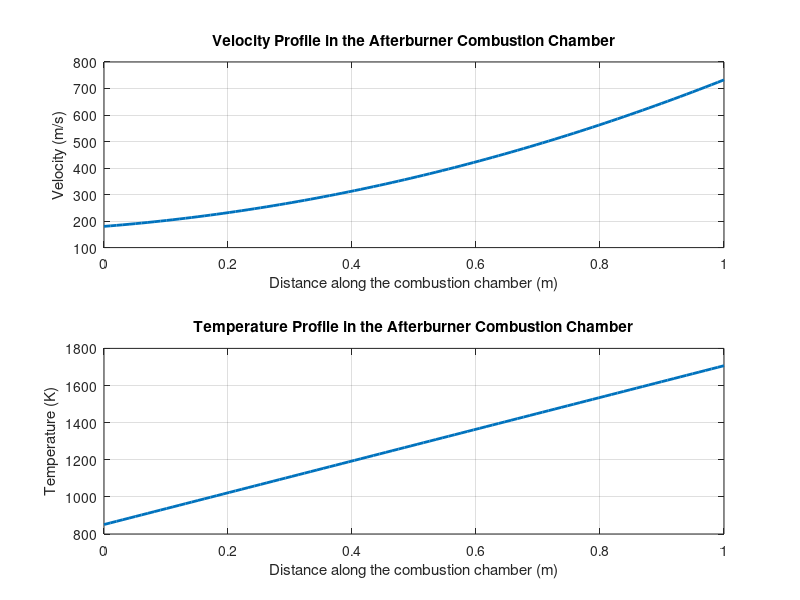

Recreate this plot in MATLAB.
%% Combustion Chamber of an Afterburner (With Velocity Profile)
clear; clc;
% Constants
R = 287.05; % Specific gas constant for air (J/kg·K)
T_air_inlet = 851; % Inlet air temperature (K)
P_air_inlet = 101325; % Inlet air pressure (Pa)
m_dot_air = 0.5; % Mass flow rate of air (kg/s)
m_dot_fuel = 0.01; % Mass flow rate of fuel (kg/s) (Kerosene)

% Chemical reaction: C12H26 + 18.5 O2 -> 12 CO2 + 13 H2O
fuel_formula = 'C12H26';  % Kerosene

% Fuel properties
% We assume Jet-A (C12H26) molecular weight is approximately 170 g/mol
M_fuel = 170 / 1000;  % Molar mass of kerosene (kg/mol)

% Oxygen-to-fuel mass ratio (stoichiometric)
O2_to_fuel = 18.5 * (32 / 170);  % Mass of O2 per mass of fuel (kg O2/kg fuel)

% Air-fuel equivalence ratio (stoichiometric ratio: 1, can vary for excess air)
equivalence_ratio = 1; 

% Calculate fuel-to-air ratio
m_dot_O2 = O2_to_fuel * m_dot_fuel;  % Mass flow rate of O2 (kg/s)
m_dot_N2 = 0.79 * m_dot_air;         % Mass flow rate of N2 (kg/s) (air is 21% O2, 79% N2)

% Reaction products (simplified)
% For stoichiometric combustion:
m_dot_CO2 = 12 * m_dot_fuel;  % Mass flow rate of CO2 (kg/s)
m_dot_H2O = 13 * m_dot_fuel;  % Mass flow rate of H2O (kg/s)

% Exit temperature (simplified energy balance)
% Assuming complete combustion and no heat losses:
Cp_air = 1005; % Specific heat capacity of air (J/kg·K)
Cp_CO2 = 846;  % Specific heat capacity of CO2 (J/kg·K)
Cp_H2O = 1850; % Specific heat capacity of H2O (J/kg·K)

% Energy balance:
LHV_fuel = 43e6; % Lower Heating Value of kerosene (J/kg)

Q_combustion = m_dot_fuel * LHV_fuel; % Total energy released (J/s)

% Assume the temperature rise in the combustion chamber
T_exit = T_air_inlet + (Q_combustion / (m_dot_air * Cp_air));  % Approximate exit temperature

% Velocity Profile Calculation

% Inlet velocity calculation
% Using ideal gas law: p = rho * R * T, so rho = p / (R * T)
rho_air_inlet = P_air_inlet / (R * T_air_inlet); % Air density (kg/m^3)
A_chamber = 0.0033; % Assume a constant cross-sectional area of combustion chamber (m^2)

% Velocity at the inlet (m/s), using continuity equation: v = m_dot / (rho * A)
v_inlet = 180;

% Exit velocity calculation
% Assuming the exit gas behaves ideally, we can estimate the exit density using the exit temperature and pressure
rho_exit = P_air_inlet / (R * T_exit);  % Exit density (kg/m^3)
v_exit = (m_dot_air+m_dot_fuel) / (rho_exit * A_chamber); % Exit velocity (m/s)

% Plotting the velocity profile across the combustion chamber
% Assume the velocity changes linearly along the length of the chamber
% For simplicity, we'll assume a linear temperature gradient, leading to a linear density gradient
length_chamber = 1; % Length of the combustion chamber (m)
n_points = 100; % Number of points to calculate velocity profile

x = linspace(0, length_chamber, n_points); % Distance along the chamber
T_profile = T_air_inlet + (Q_combustion / (m_dot_air * Cp_air)) * (x / length_chamber);  % Temperature profile
rho_profile = P_air_inlet ./ (R * T_profile); % Density profile along the chamber
v_profile = m_dot_air ./ (rho_profile * A_chamber); % Velocity profile along the chamber
% Adjust the velocity profile to include the initial fixed inlet velocity
v_profile = v_inlet + (v_profile - v_inlet) .* (x / length_chamber); % Transition to the new velocity profile

% Plot velocity profile
figure;
subplot(2, 1, 1);
plot(x, v_profile, 'LineWidth', 2);
xlabel('Distance along the combustion chamber (m)');
ylabel('Velocity (m/s)');
title('Velocity Profile in the Afterburner Combustion Chamber');
grid on;

% Display Results
fprintf('Combustion Results:\n');
fprintf('Mass flow rate of air: %.2f kg/s\n', m_dot_air);
fprintf('Mass flow rate of fuel (Kerosene): %.2f kg/s\n', m_dot_fuel);
fprintf('Mass flow rate of O2: %.2f kg/s\n', m_dot_O2);
fprintf('Mass flow rate of N2: %.2f kg/s\n', m_dot_N2);
fprintf('Mass flow rate of CO2: %.2f kg/s\n', m_dot_CO2);
fprintf('Mass flow rate of H2O: %.2f kg/s\n', m_dot_H2O);
fprintf('Estimated exit temperature (T_exit): %.2f K\n', T_exit);
fprintf('Inlet velocity: %.2f m/s\n', v_inlet);
fprintf('Exit velocity: %.2f m/s\n', v_exit);

subplot(2, 1, 2);
plot(x, T_profile, 'LineWidth', 2);
xlabel('Distance along the combustion chamber (m)');
ylabel('Temperature (K)');
title('Temperature Profile in the Afterburner Combustion Chamber');
grid on;
